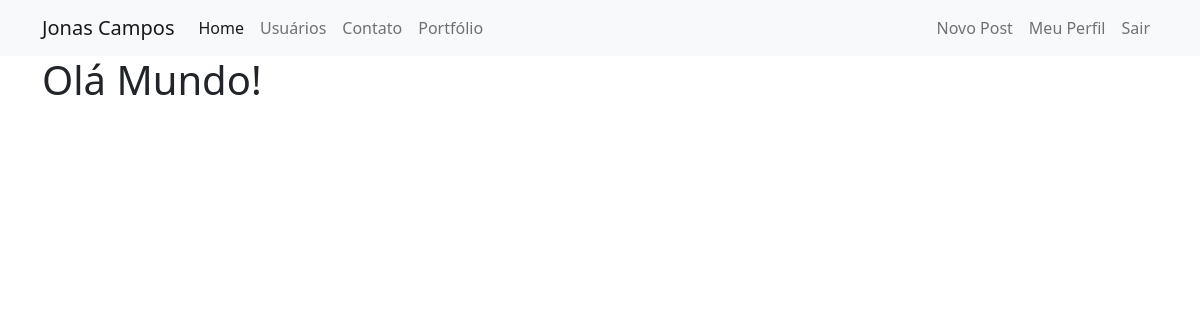
Before: / (signed in) with the older database file.
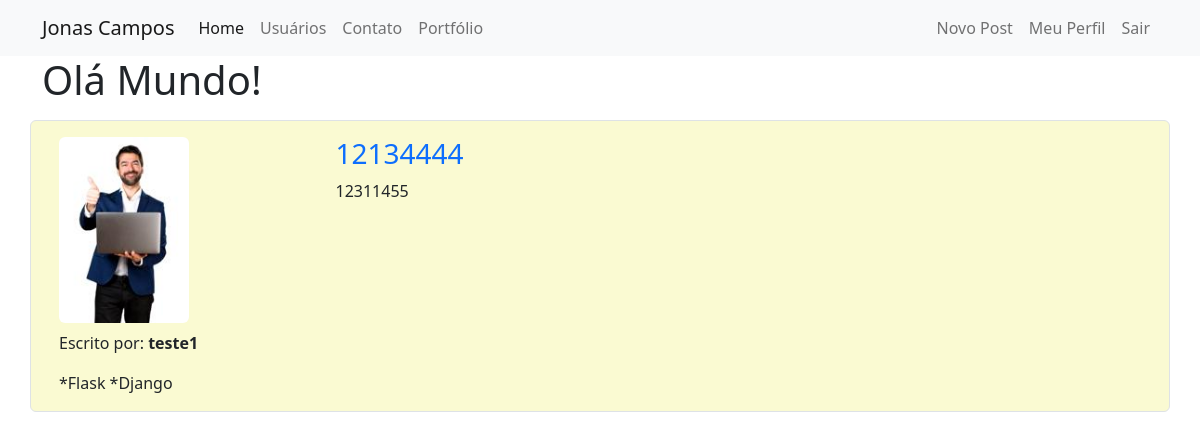
After: the same page with the newer database file.
### models.py (models this page shows)
class Post(database.Model):
    id = database.Column(database.Integer, primary_key=True)
    post_title = database.Column(database.String, nullable=False)
    post_text = database.Column(database.Text, nullable=False)
    post_created_at = database.Column(database.DATETIME, nullable=False, default=datetime.utcnow)
    id_author = database.Column(database.Integer, database.ForeignKey('usuario.id'), nullable=False)

class Usuario(database.Model, UserMixin):
    id = database.Column(database.Integer, primary_key=True)
    username = database.Column(database.String, nullable=False)
    email = database.Column(database.String, nullable=False, unique=True)
    senha = database.Column(database.String, nullable=False)
    user_photo = database.Column(database.String, default='default_profile_img.png')
    posts = database.relationship('Post', backref='author', lazy=True)
    skills = database.Column(database.String, nullable=False, default=0)

### routes.py (the view)
@app.route('/')
def home():
    posts = Post.query.order_by(Post.id.desc())
    return render_template('home.html', posts=posts)

### models.py (called while the page is built)
@login_manager.user_loader
def load_user(id_user):
    return Usuario.query.get(int(id_user))

### templates/home.html
{% extends 'base.html' %}
{% block body %}
    <div class="container">
        <h1>Olá Mundo!</h1>
    </div>
    <div class="container">
        {% for post in posts %}
            <div class="row border rounded mt-3 p-3 my-post">
                <div class="column col-3">
                    <div class="image pb-2">
                        <img src='{{ url_for('static', filename='img_profiles/{}'.format(post.author.user_photo)) }}'
                             class="rounded" width="130">
                    </div>
                    <p>Escrito por: <strong>{{ post.author.username }}</strong></p>
                    {% if current_user.skills not in '0' %}
                        {% for skill in current_user.skills.split(';') %}
                            {% print('*' + skill) %}
                        {% endfor %}
                    {% endif %}
                </div>
                <div class="column col-9">
                    <a style="text-decoration: none" href="{{ url_for('post_show', post_id=post.id) }}">
                        <h3>{{ post.post_title }}</h3></a>
                    <p>{{ post.post_text }}</p>
                </div>
            </div>
        {% endfor %}
    </div>
{% endblock %}

Changed rows visible on the page:
added Post: user_photo (picture), author.username "teste1", print "*Flask" "*Django", post_title "12134444", post_text "12311455"
